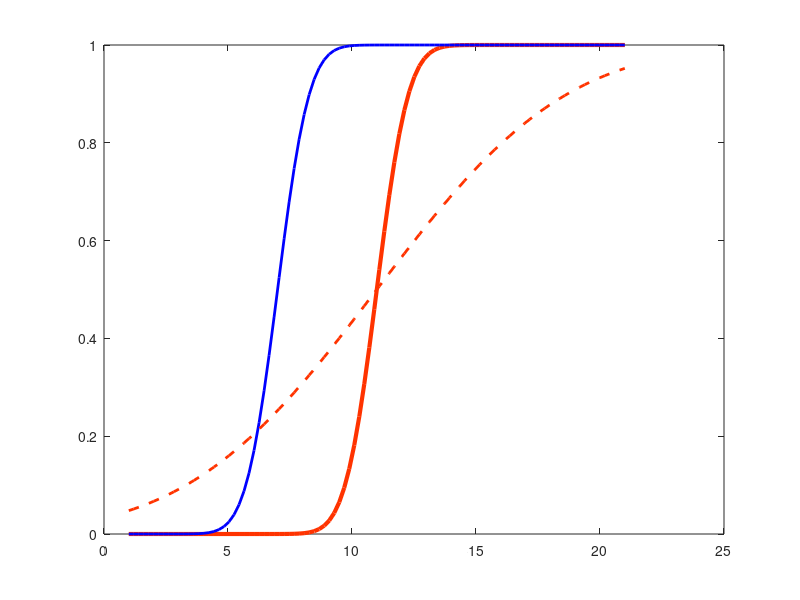

Source code (MATLAB): (Note: this script raises an error after producing the figure.)
% script analysis behaviour
clear all

%% visualize cumulative Gaussian function
x = linspace(1, 21, 100);
psy_fun = @(mu, sigma) (1/2).*(1 + erf((x-mu)./(sqrt(2)*sigma)) );

% set parameters for plotting the function
mu_value = 11;
sigma_value = 1;

% plot
plot(x, psy_fun(mu_value, sigma_value),'-','Color',[1 0.2 0.0],'LineWidth',3);

hold on

% change mu, the function moves horizontally
plot(x, psy_fun(mu_value-4, sigma_value),'-','Color',[0 0 1],'LineWidth',2)

% increase sigma, the slope becomes shallower
plot(x, psy_fun(mu_value, sigma_value+5),'--','Color',[1 0.2 0.0],'LineWidth',2)

hold off

%% load data
opts = detectImportOptions('emo_recognition_1subject.csv');
preview('emo_recognition_1subject.csv',opts)
D  = readtable('emo_recognition_1subject.csv', opts);

% table values can be accessed in the following ways
%D(:,'morph_level');
D.morph_level;

% recoder responses sa 'sad' choices
D.resp_sad = 1 - D.resp_happy;

%% Plot raw data

% calculate averages and standard errors
stim = unique(D.morph_level);
nTrials = NaN(size(stim));
pSad = NaN(size(stim));
pSad_se = NaN(size(stim));
for cc = 1:length(stim)
    nTrials(cc) = sum(D.morph_level==stim(cc));
    pSad(cc) = mean(D.resp_sad(D.morph_level==stim(cc)));
    pSad_se(cc) = sqrt(pSad(cc) * (1-pSad(cc))) / nTrials(cc);
end

% make plot
h = scatter(stim, pSad,50,'o','MarkerEdgeColor',[0 0 1],'MarkerFaceColor',[0 0 1]);
set(gcf,'color','w');
hold on
line([11,11],[0,1],'LineWidth',0.2,'LineStyle','--');
line([1,21],[0.5,0.5],'LineWidth',0.2,'LineStyle','--');
for cc = 1:length(stim)
    plot([stim(cc),stim(cc)],[pSad(cc)-pSad_se(cc), pSad(cc)+pSad_se(cc)],'Color',[0 0 1],'LineWidth',2);
end
hold off

% add labelling 
xlabel('Face morphing [happy > sad]');
ylabel('Proportion responses "sad"');
xlim([min(stim),max(stim)]); 
ylim([0 1]);




%% fit psychometric function
[mu, sigma, L] = fit_p_r(D.morph_level, D.resp_sad);

% add psychometric function to plot
stim_fine = linspace(min(stim), max(stim),100)';
pred_prob = p_r1(stim_fine, mu, sigma);

hold on
plot(stim_fine, pred_prob,'-','Color',[1 0.2 0.0],'LineWidth',3);

% add line to indicate point of "perceptual indifference"
% referred to as point of subjective equality or PSE
line([mu,mu],[0,0.5],'Color',[1 0.2 0.0],'LineWidth',1.5,'LineStyle','--');

hold off



%% bootstrap
[out] = bootstrapCI_psy_fun(mu,sigma, D.morph_level, 1000);
out.mu
out.sigma

% add CI for MU on plot
hold on
line(out.mu.CI, [0.5,0.5],'Color',[1 0.2 0.0],'LineWidth',7);
hold off


%% visualize the likelihood function
[X,Y] = meshgrid(linspace(8, 11,50),linspace(0.5, 4,50));
F = arrayfun(@(xi,yi) exp(L_r(D.morph_level, D.resp_sad, xi, yi)), X, Y);
surf(X,Y,F);
% shading flat
xlabel('mu');
zlabel('likelihood');
ylabel('sigma');
xlim([8,11]); 
ylim([0.5,4]); 

% change view
view(2)
shading interp
hold on
plot3(mu, sigma,max(F(:)),'ko')
hold off

%% exercises

% 1) repeat with a noisy participants and see how the log-likelihood
% function changes 
D  = readtable('emo_recognition_1subject_less data.csv', opts);


% 2) here is a participant that also make some random errors: how can the
% approach above be adapted to take this into account?
D  = readtable('emo_recognition_1subject_lapses.csv', opts);
